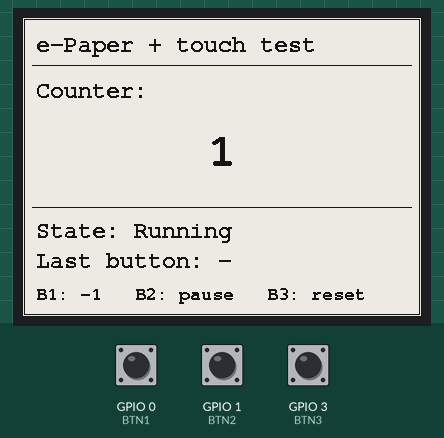
Bench run of a sketch on a simulated ESP32-C3. Parts: 400×300 one-colour display. The test bench sets the inputs (shaded band); at power-on: GPIO 1 (BTN2) LOW, GPIO 3 (BTN3) LOW, GPIO 0 (BTN1) LOW. What the sketch prints to the serial monitor is not drawn.

Above: at 10.3 s.
10.4 s: GPIO 1 (BTN2) pulled HIGH for 0.15 s
At 12.3 s:
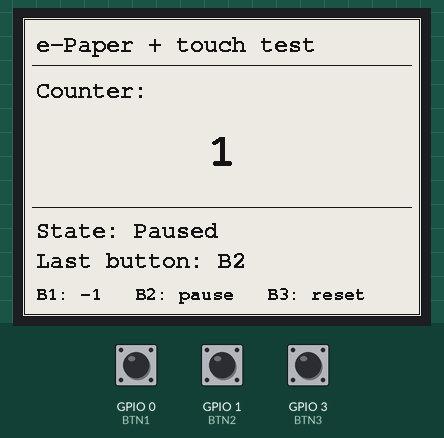
13.1 s: GPIO 3 (BTN3) pulled HIGH for 0.15 s
16.2 s: GPIO 0 (BTN1) pulled HIGH for 0.15 s
At 18.8 s:
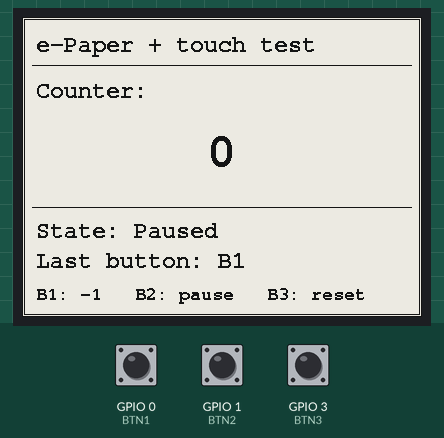
19.3 s: GPIO 1 (BTN2) pulled HIGH for 1 s
At 21.5 s:
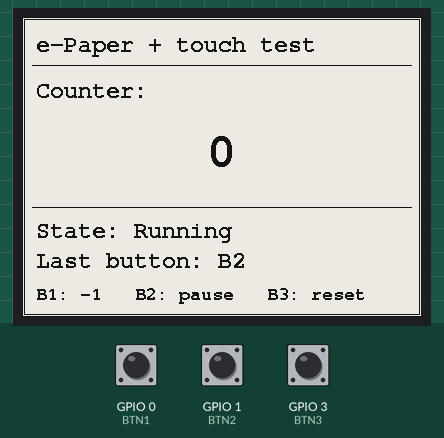
23.3 s: GPIO 0 (BTN1) pulled HIGH for 1 s
At 27.1 s:
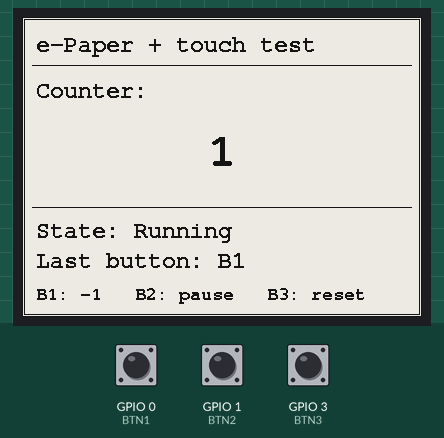
27.3 s: GPIO 3 (BTN3) pulled HIGH for 1 s
At 32.1 s:
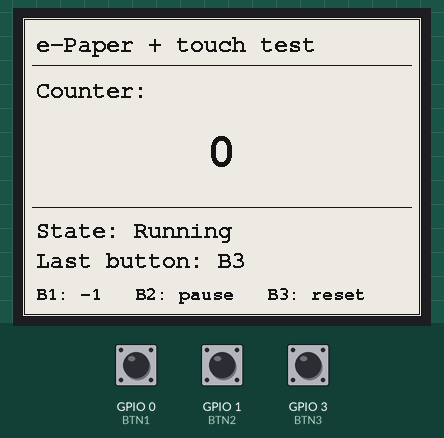
Timing chart, 0 to 32.3 s (numbered marks = the images above; inputs shaded):
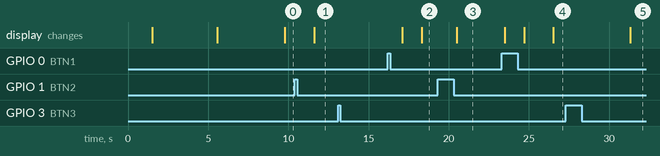

The sketch:

02_touch_buttons.ino
```cpp
// 02 - E-paper + three TTP223 touch buttons
// WeAct Studio 4.2" e-paper (400x300, black/white) + 3x TTP223 + ESP32-C3 SuperMini
//
// - The counter goes up by itself every 3 seconds.
// - B1 (GPIO0): subtract 1
// - B2 (GPIO1): pause / resume
// - B3 (GPIO3): reset to 0 (and do a full refresh to clean the screen)
// The screen shows the state and the last button pressed, so you can check each pad.
//
// Libraries: GxEPD2 (ZinggJM) + Adafruit GFX Library.
// Board: "ESP32C3 Dev Module", Tools > "USB CDC On Boot: Enabled".
// Wiring: see docs/wiring.md.

#include <SPI.h>
#include <GxEPD2_BW.h>
#include <Fonts/FreeMonoBold9pt7b.h>
#include <Fonts/FreeMonoBold12pt7b.h>
#include <Fonts/FreeMonoBold24pt7b.h>

// ---- Display pins ----
#define EPD_SCK   6   // SCL
#define EPD_MOSI  7   // SDA
#define EPD_CS    10  // CS
#define EPD_DC    4   // D/C
#define EPD_RST   5   // RES
#define EPD_BUSY  20  // BUSY

// ---- TTP223 pins (module I/O pin) ----
#define BTN1 0
#define BTN2 1
#define BTN3 3

// TTP223 modules ship active-high (jumper A open): HIGH while touched.
// If a module has jumper A bridged (LOW while touched), set this to false.
const bool TOUCH_ACTIVE_HIGH = true;

// ---- Settings ----
const uint32_t COUNT_INTERVAL_MS  = 3000;  // how often the counter goes up
const int      FULL_REFRESH_EVERY = 10;    // full refresh every N updates (clears ghosting)
const uint32_t DEBOUNCE_MS        = 250;   // ignore repeated touches closer than this

GxEPD2_BW<GxEPD2_420_GDEY042T81, GxEPD2_420_GDEY042T81::HEIGHT> display(
    GxEPD2_420_GDEY042T81(EPD_CS, EPD_DC, EPD_RST, EPD_BUSY));

// ---- State ----
uint32_t counter          = 0;
bool     paused           = false;
int      lastButton       = 0;  // 0 = none yet
uint32_t lastTick         = 0;
int      updatesSinceFull = 0;

// ---- Buttons via interrupts: a touch is caught even while the screen is refreshing ----
portMUX_TYPE btnMux = portMUX_INITIALIZER_UNLOCKED;
volatile bool     btnFlag[3]   = {false, false, false};
volatile uint32_t btnLastMs[3] = {0, 0, 0};

void IRAM_ATTR markButton(int i) {
  uint32_t now = millis();
  portENTER_CRITICAL_ISR(&btnMux);
  if (now - btnLastMs[i] > DEBOUNCE_MS) {
    btnLastMs[i] = now;
    btnFlag[i] = true;
  }
  portEXIT_CRITICAL_ISR(&btnMux);
}
void IRAM_ATTR onBtn1() { markButton(0); }
void IRAM_ATTR onBtn2() { markButton(1); }
void IRAM_ATTR onBtn3() { markButton(2); }

bool takeFlag(int i) {
  portENTER_CRITICAL(&btnMux);
  bool f = btnFlag[i];
  btnFlag[i] = false;
  portEXIT_CRITICAL(&btnMux);
  return f;
}

// ---- Drawing ----
void printCentered(const char* text, int16_t boxX, int16_t boxY, int16_t boxW, int16_t boxH) {
  int16_t tbx, tby;
  uint16_t tbw, tbh;
  display.getTextBounds(text, 0, 0, &tbx, &tby, &tbw, &tbh);
  display.setCursor(boxX + (boxW - tbw) / 2 - tbx, boxY + (boxH - tbh) / 2 - tby);
  display.print(text);
}

void drawContent() {
  display.fillScreen(GxEPD_WHITE);
  display.setTextColor(GxEPD_BLACK);

  // Frame
  display.drawRect(0, 0, display.width(), display.height(), GxEPD_BLACK);
  display.drawRect(2, 2, display.width() - 4, display.height() - 4, GxEPD_BLACK);

  // Title
  display.setFont(&FreeMonoBold12pt7b);
  display.setCursor(14, 34);
  display.print("e-Paper + touch test");
  display.drawFastHLine(10, 48, display.width() - 20, GxEPD_BLACK);

  // Counter
  display.setCursor(14, 80);
  display.print("Counter:");

  char buf[12];
  snprintf(buf, sizeof(buf), "%lu", (unsigned long)counter);
  display.setFont(&FreeMonoBold24pt7b);
  printCentered(buf, 10, 90, display.width() - 20, 90);

  display.setFont(&FreeMonoBold12pt7b);
  display.drawFastHLine(10, 190, display.width() - 20, GxEPD_BLACK);

  // State
  display.setCursor(14, 220);
  display.print(paused ? "State: Paused" : "State: Running");

  display.setCursor(14, 250);
  display.print("Last button: ");
  if (lastButton == 0) {
    display.print("-");
  } else {
    display.print("B");
    display.print(lastButton);
  }

  // Legend
  display.setFont(&FreeMonoBold9pt7b);
  display.setCursor(14, 282);
  display.print("B1: -1   B2: pause   B3: reset");
}

// Full refresh: flickers and takes longer, but leaves the screen clean.
// Partial refresh: fast, but slowly builds up ghosting.
void updateScreen(bool forceFull) {
  bool full = forceFull || (updatesSinceFull >= FULL_REFRESH_EVERY);

  if (full) {
    display.setFullWindow();
    updatesSinceFull = 0;
  } else {
    display.setPartialWindow(0, 0, display.width(), display.height());
    updatesSinceFull++;
  }

  uint32_t t0 = millis();
  display.firstPage();
  do {
    drawContent();
  } while (display.nextPage());

  Serial.printf("%s refresh: %lu ms | counter=%lu | %s | last button=%d\n",
                full ? "FULL" : "PARTIAL",
                (unsigned long)(millis() - t0),
                (unsigned long)counter,
                paused ? "paused" : "running",
                lastButton);
}

void setup() {
  Serial.begin(115200);
  delay(1500);  // give USB time to enumerate
  Serial.println("Starting e-paper + touch test...");

  // Buttons. Don't touch the pads while powering up: the TTP223 calibrates at power-on.
  uint8_t mode = TOUCH_ACTIVE_HIGH ? INPUT_PULLDOWN : INPUT_PULLUP;
  int edge     = TOUCH_ACTIVE_HIGH ? RISING : FALLING;
  pinMode(BTN1, mode);
  pinMode(BTN2, mode);
  pinMode(BTN3, mode);
  attachInterrupt(digitalPinToInterrupt(BTN1), onBtn1, edge);
  attachInterrupt(digitalPinToInterrupt(BTN2), onBtn2, edge);
  attachInterrupt(digitalPinToInterrupt(BTN3), onBtn3, edge);

  // Display
  SPI.begin(EPD_SCK, -1, EPD_MOSI, EPD_CS);
  display.init(115200, true, 2, false);  // 115200 prints the library's refresh timings to the Serial Monitor
  display.setRotation(0);

  updateScreen(true);
  lastTick = millis();
}

void loop() {
  bool changed   = false;
  bool forceFull = false;

  if (takeFlag(0)) {  // B1: subtract
    if (counter > 0) counter--;
    lastButton = 1;
    changed = true;
  }
  if (takeFlag(1)) {  // B2: pause / resume
    paused = !paused;
    lastButton = 2;
    lastTick = millis();  // on resume, wait a full interval
    changed = true;
  }
  if (takeFlag(2)) {  // B3: reset
    counter = 0;
    lastButton = 3;
    lastTick = millis();
    changed = true;
    forceFull = true;  // good moment to clean the screen
  }

  if (!paused && (millis() - lastTick >= COUNT_INTERVAL_MS)) {
    lastTick = millis();
    counter++;
    changed = true;
  }

  if (changed) {
    updateScreen(forceFull);
  }
}

// If the screen does not respond, try another driver class in the "GxEPD2_BW<...>" line
// (both places): GxEPD2_420_GDEY042T81 (SSD1683, most WeAct modules), GxEPD2_420 (UC8176)
// or GxEPD2_420_M01.
```

Measured:
- after the input at 10.4 s, the display: changes after 1.2 s (image 1)
- after the input at 13.1 s, every drawn part: stays the same
- after the input at 16.2 s, the display: first differs from a run without the input after 2.1 s (image 2)
- after the input at 19.3 s, the display: changes after 1.2 s (image 3)
- after the input at 27.3 s, the display: changes after 4.0 s (image 5)
